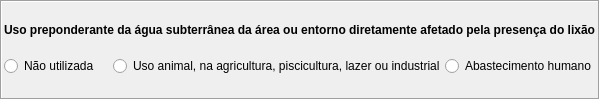
        <widget class="QFrame" name="frame_41">
         <property name="sizePolicy">
          <sizepolicy hsizetype="Preferred" vsizetype="Fixed">
           <horstretch>0</horstretch>
           <verstretch>0</verstretch>
          </sizepolicy>
         </property>
         <property name="frameShape">
          <enum>QFrame::Box</enum>
         </property>
         <property name="frameShadow">
          <enum>QFrame::Sunken</enum>
         </property>
         <layout class="QHBoxLayout" name="horizontalLayout_62" stretch="0">
          <property name="spacing">
           <number>2</number>
          </property>
          <property name="leftMargin">
           <number>2</number>
          </property>
          <property name="topMargin">
           <number>2</number>
          </property>
          <property name="rightMargin">
           <number>2</number>
          </property>
          <property name="bottomMargin">
           <number>2</number>
          </property>
          <item>
           <layout class="QVBoxLayout" name="verticalLayout_87">
            <property name="spacing">
             <number>0</number>
            </property>
            <item>
             <widget class="QLabel" name="lbUsoPreponderanteAguaSub">
              <property name="sizePolicy">
               <sizepolicy hsizetype="Preferred" vsizetype="Fixed">
                <horstretch>0</horstretch>
                <verstretch>0</verstretch>
               </sizepolicy>
              </property>
              <property name="text">
               <string>&lt;html&gt;&lt;head/&gt;&lt;body&gt;&lt;p align=&quot;justify&quot;&gt;&lt;span style=&quot; font-weight:600;&quot;&gt;Uso preponderante da água subterrânea da área ou entorno diretamente afetado pela presença do lixão&lt;/span&gt;&lt;/p&gt;&lt;/body&gt;&lt;/html&gt;</string>
              </property>
             </widget>
            </item>
            <item>
             <layout class="QGridLayout" name="gridLayout_32">
              <property name="verticalSpacing">
               <number>2</number>
              </property>
              <item row="0" column="0">
               <widget class="QRadioButton" name="rbUsoPreponderanteAguaSub_0">
                <property name="sizePolicy">
                 <sizepolicy hsizetype="Preferred" vsizetype="Fixed">
                  <horstretch>0</horstretch>
                  <verstretch>0</verstretch>
                 </sizepolicy>
                </property>
                <property name="text">
                 <string>Não utilizada</string>
                </property>
               </widget>
              </item>
              <item row="0" column="1">
               <widget class="QRadioButton" name="rbUsoPreponderanteAguaSub_1">
                <property name="sizePolicy">
                 <sizepolicy hsizetype="Preferred" vsizetype="Fixed">
                  <horstretch>0</horstretch>
                  <verstretch>0</verstretch>
                 </sizepolicy>
                </property>
                <property name="text">
                 <string>Uso animal, na agricultura, piscicultura, lazer ou industrial</string>
                </property>
               </widget>
              </item>
              <item row="0" column="2">
               <widget class="QRadioButton" name="rbUsoPreponderanteAguaSub_2">
                <property name="sizePolicy">
                 <sizepolicy hsizetype="Preferred" vsizetype="Fixed">
                  <horstretch>0</horstretch>
                  <verstretch>0</verstretch>
                 </sizepolicy>
                </property>
                <property name="text">
                 <string>Abastecimento humano</string>
                </property>
               </widget>
              </item>
             </layout>
            </item>
           </layout>
          </item>
         </layout>
        </widget>
